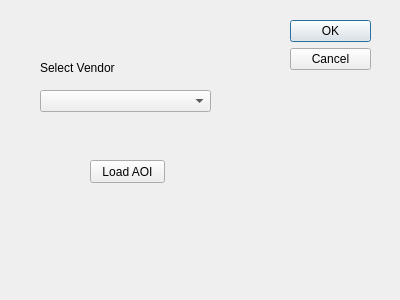
<?xml version="1.0" encoding="UTF-8"?>
<ui version="4.0">
 <class>Dialog</class>
 <widget class="QDialog" name="Dialog">
  <property name="geometry">
   <rect>
    <x>0</x>
    <y>0</y>
    <width>400</width>
    <height>300</height>
   </rect>
  </property>
  <property name="windowTitle">
   <string>Dialog</string>
  </property>
  <widget class="QDialogButtonBox" name="buttonBox">
   <property name="geometry">
    <rect>
     <x>290</x>
     <y>20</y>
     <width>81</width>
     <height>241</height>
    </rect>
   </property>
   <property name="orientation">
    <enum>Qt::Vertical</enum>
   </property>
   <property name="standardButtons">
    <set>QDialogButtonBox::Cancel|QDialogButtonBox::Ok</set>
   </property>
  </widget>
  <widget class="QLabel" name="label_select_vendor">
   <property name="geometry">
    <rect>
     <x>40</x>
     <y>60</y>
     <width>131</width>
     <height>16</height>
    </rect>
   </property>
   <property name="text">
    <string>Select Vendor</string>
   </property>
  </widget>
  <widget class="QComboBox" name="cbox_vendor_list">
   <property name="geometry">
    <rect>
     <x>40</x>
     <y>90</y>
     <width>171</width>
     <height>22</height>
    </rect>
   </property>
  </widget>
  <widget class="QPushButton" name="btn_load_aoi">
   <property name="geometry">
    <rect>
     <x>90</x>
     <y>160</y>
     <width>75</width>
     <height>23</height>
    </rect>
   </property>
   <property name="text">
    <string>Load AOI</string>
   </property>
  </widget>
 </widget>
 <resources/>
 <connections>
  <connection>
   <sender>buttonBox</sender>
   <signal>accepted()</signal>
   <receiver>Dialog</receiver>
   <slot>accept()</slot>
   <hints>
    <hint type="sourcelabel">
     <x>248</x>
     <y>254</y>
    </hint>
    <hint type="destinationlabel">
     <x>157</x>
     <y>274</y>
    </hint>
   </hints>
  </connection>
  <connection>
   <sender>buttonBox</sender>
   <signal>rejected()</signal>
   <receiver>Dialog</receiver>
   <slot>reject()</slot>
   <hints>
    <hint type="sourcelabel">
     <x>316</x>
     <y>260</y>
    </hint>
    <hint type="destinationlabel">
     <x>286</x>
     <y>274</y>
    </hint>
   </hints>
  </connection>
 </connections>
</ui>
